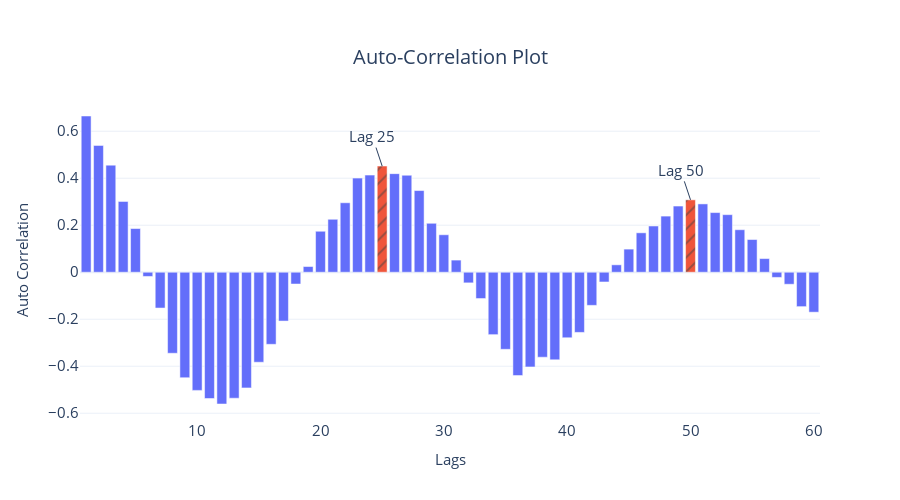

Notebook code for this chart:
### Code cell
fig = px.bar(plot_df, x="x", y="y", pattern_shape="seasonal_lag", color="seasonal_lag", title="Auto-Correlation Plot")
fig.add_annotation(x=25, y=r[24], text="Lag 25")
fig.add_annotation(x=50, y=r[49], text="Lag 50")
fig.update_layout(
            showlegend = False,
            autosize=False,
            width=900,
            height=500,
            title={
            'x':0.5,
            'xanchor': 'center',
            'yanchor': 'top'},
            titlefont={
                "size": 20
            },
            yaxis=dict(
                title_text="Auto Correlation",
                titlefont=dict(size=15),
                tickfont=dict(size=15),
            ),
            xaxis=dict(
                title_text="Lags",
                titlefont=dict(size=15),
                tickfont=dict(size=15),
            )
        )
fig.update_annotations(font_size=15)
fig.write_image("imgs/chapter_6/acf_plot.png")
fig.show()

### Figure 1 — Plotly figure (JSON) as saved in the notebook; plotly's stock layout.template omitted (floating-point values rounded to 4 significant figures)
{"data": [{"alignmentgroup": "True", "hovertemplate": "seasonal_lag=False<br>x=%{x}<br>y=%{y}<extra></extra>", "legendgroup": "False", "marker": {"color": "#636efa", "pattern": {"shape": ""}}, "name": "False", "offsetgroup": "False", "orientation": "v", "showlegend": true, "textposition": "auto", "type": "bar", "x": [1, 2, 3, 4, 5, 6, 7, 8, 9, 10, 11, 12, 13, 14, 15, 16, 17, 18, 19, 20, 21, 22, 23, 24, 26, 27, 28, 29, 30, 31, 32, 33, 34, 35, 36, 37, 38, 39, 40, 41, 42, 43, 44, 45, 46, 47, 48, 49, 51, 52, 53, 54, 55, 56, 57, 58, 59, 60], "xaxis": "x", "y": [0.6649, 0.5397, 0.4558, 0.3011, 0.1859, -0.01787, -0.1524, -0.3448, -0.4489, -0.5028, -0.5374, -0.5607, -0.5361, -0.4921, -0.383, -0.3067, -0.2077, -0.05019, 0.02421, 0.1744, 0.2254, 0.2957, 0.4005, 0.4133, 0.4195, 0.4127, 0.3476, 0.2083, 0.1595, 0.05169, -0.04522, -0.1119, -0.2656, -0.3279, -0.4398, -0.4029, -0.3616, -0.373, -0.2788, -0.256, -0.1409, -0.04142, 0.03157, 0.09839, 0.1678, 0.1967, 0.2389, 0.2817, 0.2908, 0.2539, 0.245, 0.1809, 0.1391, 0.05812, -0.02198, -0.0511, -0.1464, -0.17], "yaxis": "y"}, {"alignmentgroup": "True", "hovertemplate": "seasonal_lag=True<br>x=%{x}<br>y=%{y}<extra></extra>", "legendgroup": "True", "marker": {"color": "#EF553B", "pattern": {"shape": "/"}}, "name": "True", "offsetgroup": "True", "orientation": "v", "showlegend": true, "textposition": "auto", "type": "bar", "x": [25, 50], "xaxis": "x", "y": [0.4518, 0.3081], "yaxis": "y"}], "layout": {"annotations": [{"font": {"size": 15}, "text": "Lag 25", "x": 25, "y": 0.4518}, {"font": {"size": 15}, "text": "Lag 50", "x": 50, "y": 0.3081}], "autosize": false, "barmode": "relative", "height": 500, "legend": {"title": {"text": "seasonal_lag"}, "tracegroupgap": 0}, "showlegend": false, "title": {"font": {"size": 20}, "text": "Auto-Correlation Plot", "x": 0.5, "xanchor": "center", "yanchor": "top"}, "width": 900, "xaxis": {"anchor": "y", "autorange": true, "domain": [0, 1], "range": [0.5, 60.5], "tickfont": {"size": 15}, "title": {"font": {"size": 15}, "text": "Lags"}, "type": "linear"}, "yaxis": {"anchor": "x", "autorange": true, "domain": [0, 1], "range": [-0.6288, 0.7329], "tickfont": {"size": 15}, "title": {"font": {"size": 15}, "text": "Auto Correlation"}, "type": "linear"}}}
